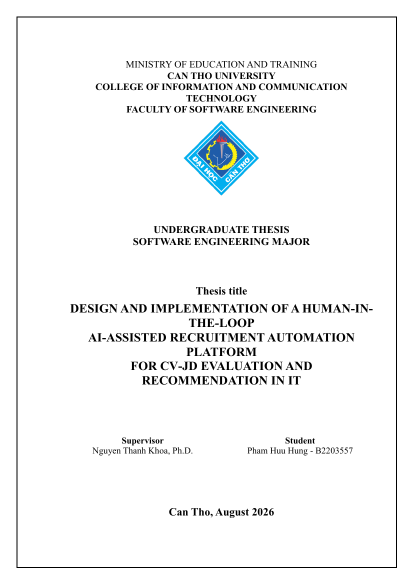
#> input picture Doc/working/render-20260809/page-002.png, 827 x 1170 px (shown at 1/2 size); its folder holds only this picture in this run
$ python make-docx-contact-sheets-20260809.py
#> lines starting #> are read from the running program, lines starting #| are printed output that depends on the picture
from pathlib import Path

from PIL import Image, ImageDraw, ImageFont


SOURCE = Path(r"C:\CODING\Thesis\Doc\working\render-20260809")
OUTPUT = SOURCE / "contact-sheets"
PER_SHEET = 12
THUMB_WIDTH = 320
LABEL_HEIGHT = 28
GAP = 14
COLS = 3


def page_number(path: Path) -> int:
    return int(path.stem.rsplit("-", 1)[-1])


pages = sorted(SOURCE.glob("page-*.png"), key=page_number)
if not pages:
    raise SystemExit("No rendered pages found")

OUTPUT.mkdir(parents=True, exist_ok=True)
font = ImageFont.truetype("arial.ttf", 16)

for sheet_index in range(0, len(pages), PER_SHEET):
    batch = pages[sheet_index : sheet_index + PER_SHEET]
    thumbs = []
    for path in batch:
        image = Image.open(path).convert("RGB")
#> image is the input picture: PIL image 827x1170 RGB; mean R, G, B 244, 245.1, 245.5
        height = round(image.height * THUMB_WIDTH / image.width)
#> height = 453
        thumbs.append((path, image.resize((THUMB_WIDTH, height))))

    rows = (len(batch) + COLS - 1) // COLS
    thumb_height = max(image.height for _, image in thumbs)
#> thumb_height = 453
    width = GAP + COLS * (THUMB_WIDTH + GAP)
    height = GAP + rows * (LABEL_HEIGHT + thumb_height + GAP)
#> height = 509
    sheet = Image.new("RGB", (width, height), "#d9dde4")
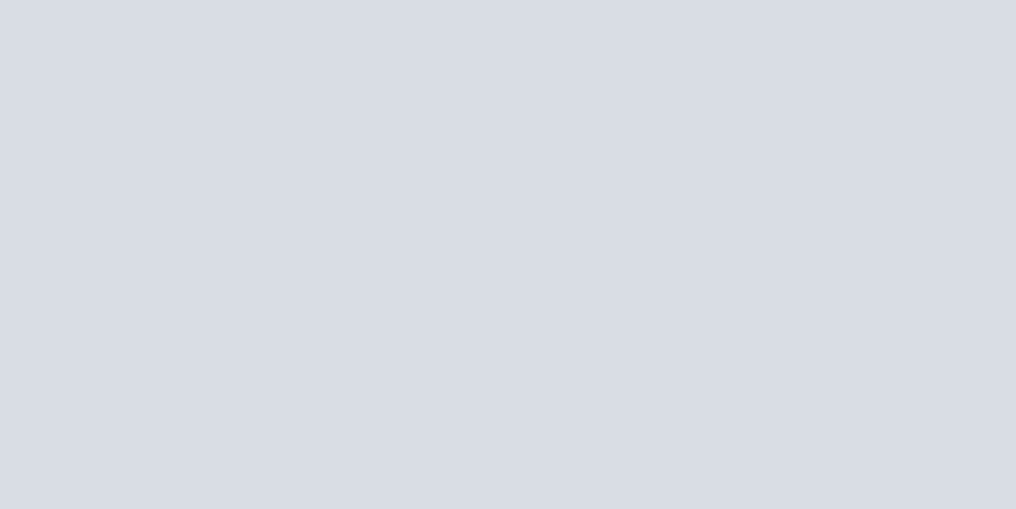
#> sheet: PIL image 1016x509 RGB; mean R, G, B 217, 221, 228
    draw = ImageDraw.Draw(sheet)
    for index, (path, image) in enumerate(thumbs):
        row, col = divmod(index, COLS)
        x = GAP + col * (THUMB_WIDTH + GAP)
        y = GAP + row * (LABEL_HEIGHT + thumb_height + GAP)
        draw.text((x, y + 4), f"Page {page_number(path)}", font=font, fill="black")
        sheet.paste(image, (x, y + LABEL_HEIGHT))
#> this loop made 1 pass
#> (row, col, x, y) on pass 1: (0, 0, 14, 14)
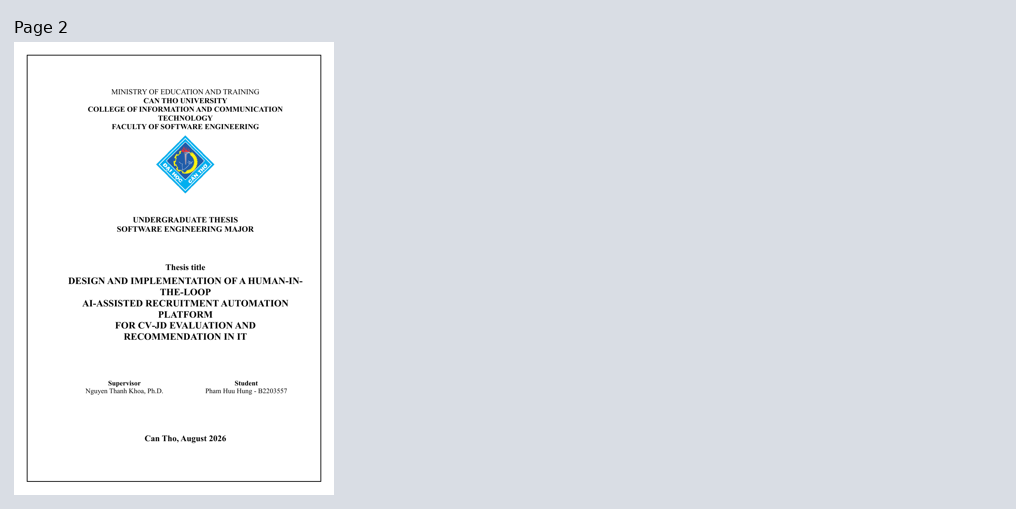
#> sheet: PIL image 1016x509 RGB; mean R, G, B 224.4, 227.6, 232.7

    first = page_number(batch[0])
    last = page_number(batch[-1])
    sheet.save(OUTPUT / f"pages-{first:03d}-{last:03d}.jpg", quality=86)

print(f"pages={len(pages)} sheets={(len(pages) + PER_SHEET - 1) // PER_SHEET}")

$ run again, on Doc/working/render-20260809/page-035.png
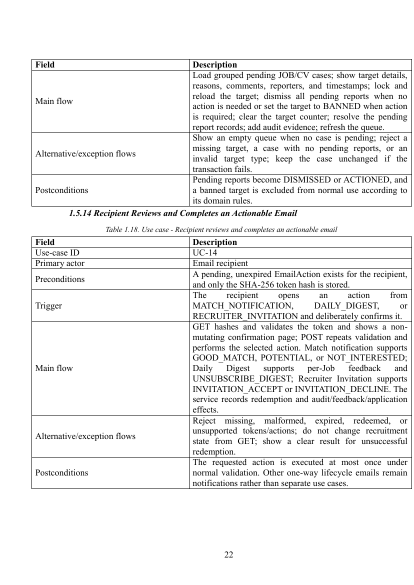
#> input picture Doc/working/render-20260809/page-035.png, 827 x 1170 px (shown at 1/2 size)
#> image is the input picture: PIL image 827x1170 RGB; min 0, max 255, mean 240.1
#> thumb_height = 453
#> `height = GAP + rows * (LABEL_HEIGHT + thumb_height + GAP)`: height = 509
#> the loop `for index, (path, image) in enumerate(thumbs):` made 1 pass
#> (row, col, x, y) on pass 1: (0, 0, 14, 14)
#> after the loop `for index, (path, image) in enumerate(thumbs):`:
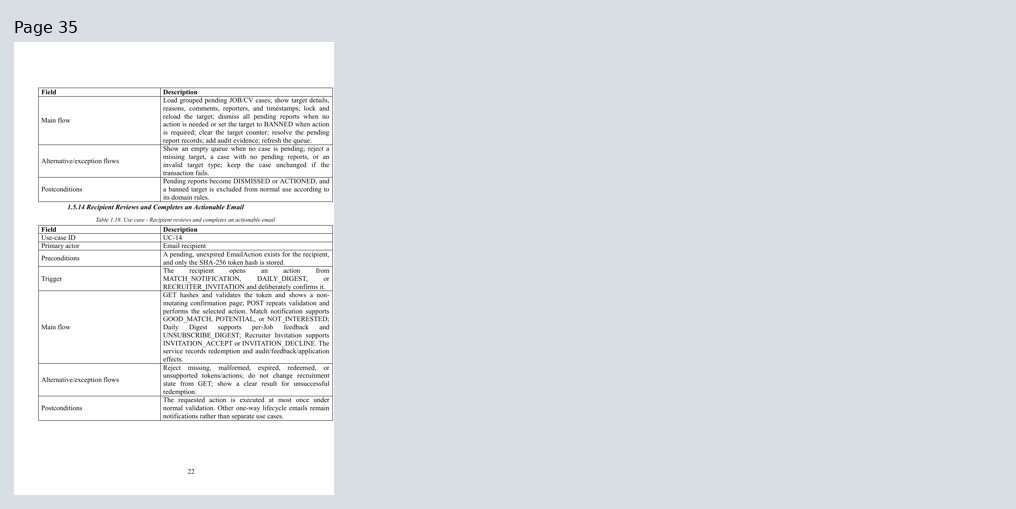
#> sheet: PIL image 1016x509 RGB; mean R, G, B 223.2, 226.1, 231.1

$ run again, on Doc/working/render-20260809/page-037.png
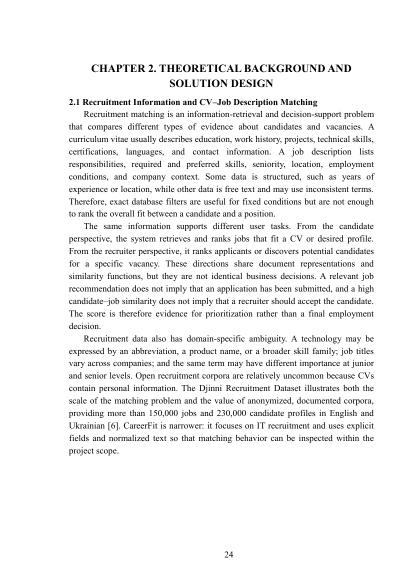
#> input picture Doc/working/render-20260809/page-037.png, 827 x 1170 px (shown at 1/2 size)
#> image is the input picture: PIL image 827x1170 RGB; min 0, max 255, mean 241.8
#> thumb_height = 453
#> `height = GAP + rows * (LABEL_HEIGHT + thumb_height + GAP)`: height = 509
#> the loop `for index, (path, image) in enumerate(thumbs):` made 1 pass
#> (row, col, x, y) on pass 1: (0, 0, 14, 14)
#> after the loop `for index, (path, image) in enumerate(thumbs):`:
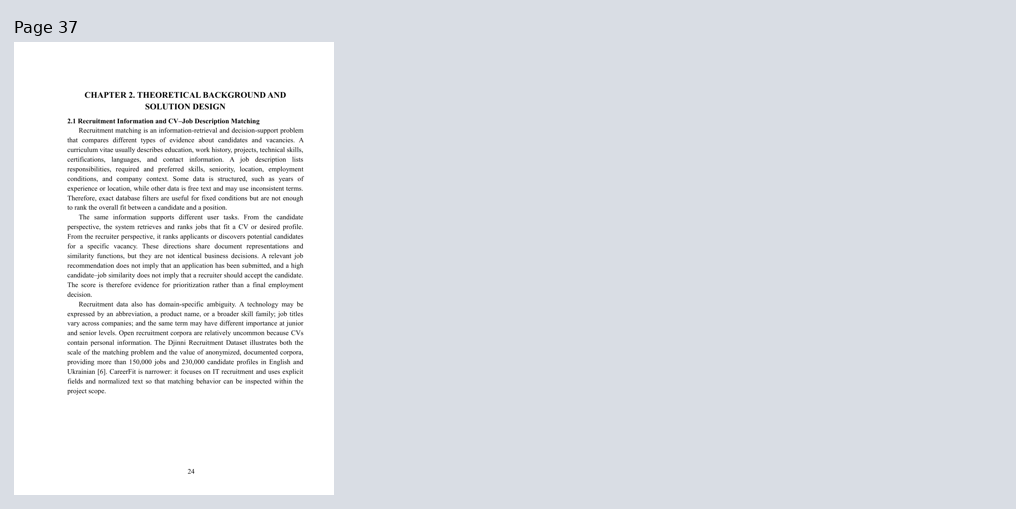
#> sheet: PIL image 1016x509 RGB; mean R, G, B 223.8, 226.6, 231.7

$ run again, on Doc/working/render-20260809/page-062.png
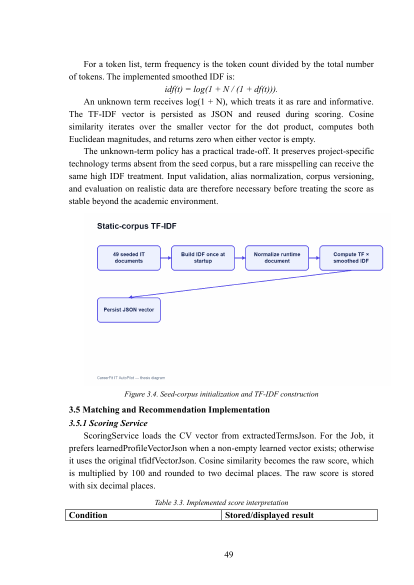
#> input picture Doc/working/render-20260809/page-062.png, 827 x 1170 px (shown at 1/2 size)
#> image is the input picture: PIL image 827x1170 RGB; mean R, G, B 245, 245.1, 246.2
#> thumb_height = 453
#> `height = GAP + rows * (LABEL_HEIGHT + thumb_height + GAP)`: height = 509
#> the loop `for index, (path, image) in enumerate(thumbs):` made 1 pass
#> (row, col, x, y) on pass 1: (0, 0, 14, 14)
#> after the loop `for index, (path, image) in enumerate(thumbs):`:
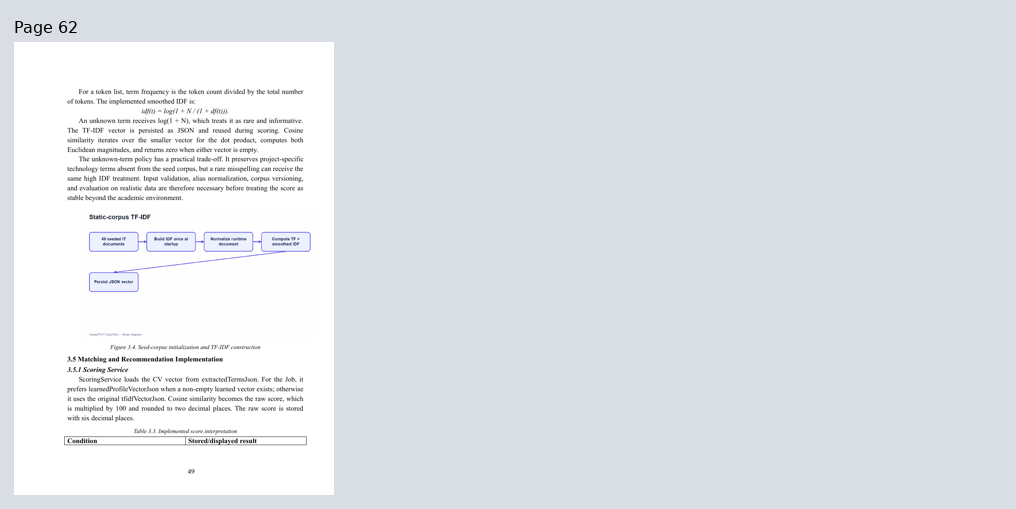
#> sheet: PIL image 1016x509 RGB; mean R, G, B 224.7, 227.6, 232.9

$ run again, on Doc/working/render-20260809/page-013.png
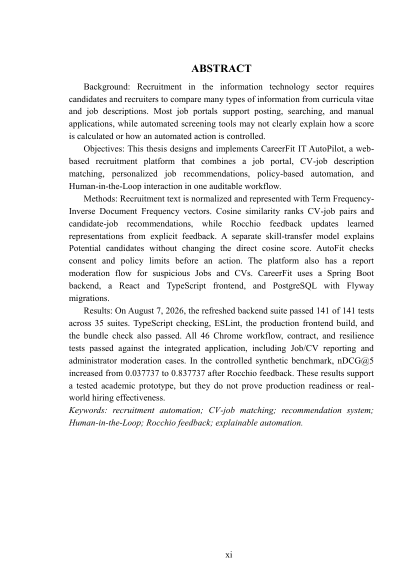
#> input picture Doc/working/render-20260809/page-013.png, 827 x 1170 px (shown at 1/2 size)
#> image is the input picture: PIL image 827x1170 RGB; min 0, max 255, mean 243.6
#> thumb_height = 453
#> `height = GAP + rows * (LABEL_HEIGHT + thumb_height + GAP)`: height = 509
#> the loop `for index, (path, image) in enumerate(thumbs):` made 1 pass
#> (row, col, x, y) on pass 1: (0, 0, 14, 14)
#> after the loop `for index, (path, image) in enumerate(thumbs):`:
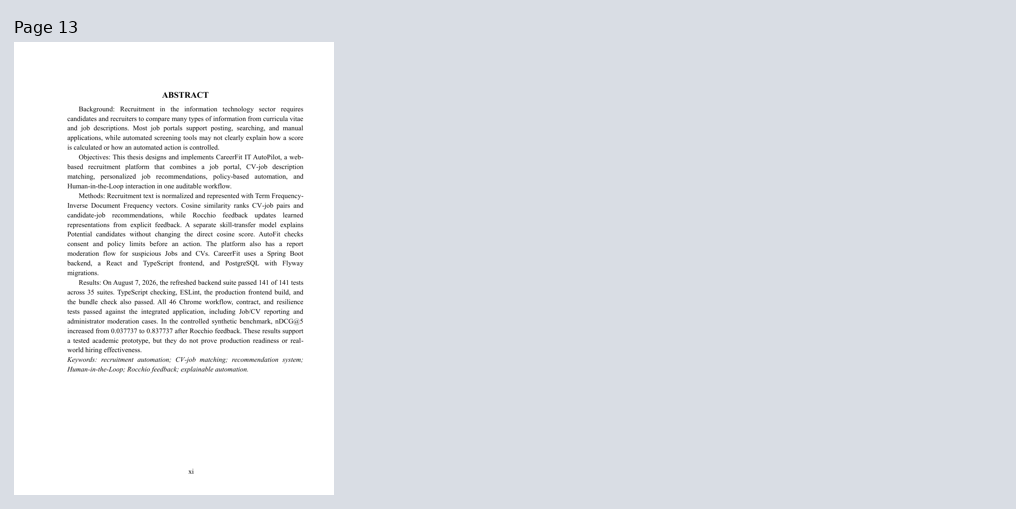
#> sheet: PIL image 1016x509 RGB; mean R, G, B 224.3, 227.1, 232.2
